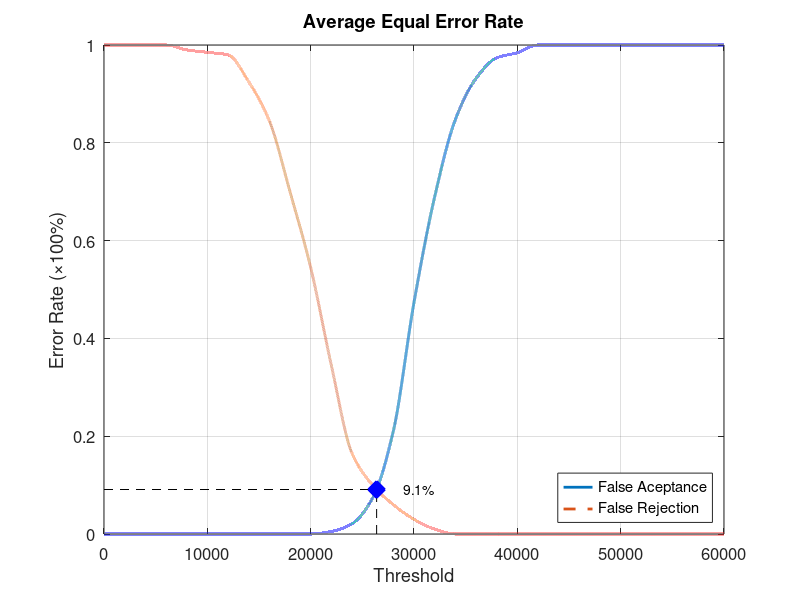
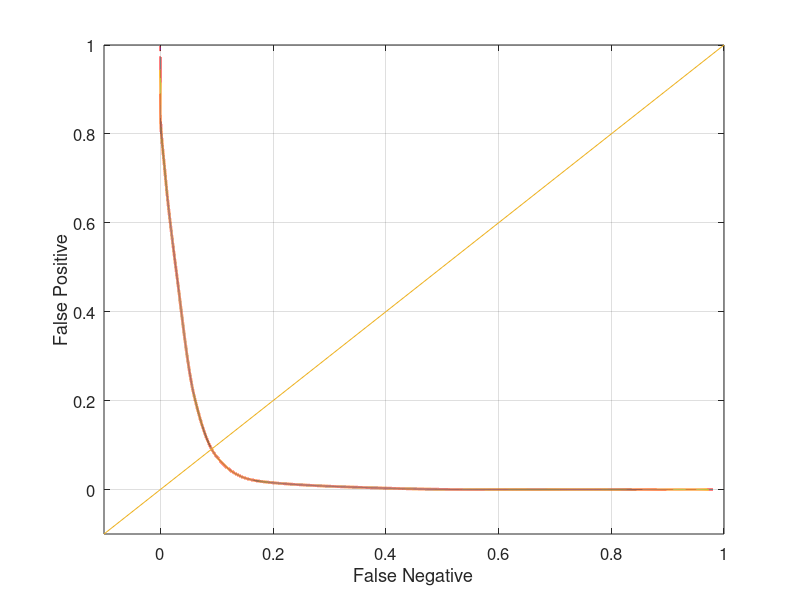

Recreate these plots in MATLAB, in order.
function yEER = Database2_1
close all;
clear;
clc;
x = 0:2000:60000;
xq = 0:0.5:60000;

y0 = [0 0 0 0 0 0 0 0 0 0 0 0.00526316 0.0210526 0.0736842 0.210526 0.473684 0.689474 0.847368 0.931579 0.973684 0.984211 1 1 1 1 1 1 1 1 1 1];
yy0 = interp1(x, y0, xq, 'pchip');
y1 = [1 1 1 1 0.99 0.985 0.98 0.925 0.845 0.7 0.545 0.345 0.165 0.1 0.06 0.03 0.01 0 0 0 0 0 0 0 0 0 0 0 0 0 0];
yy1 = interp1(x, y1, xq, 'pchip');

% Calculating EER: 
y2 = abs(y0 - y1);
find(y2 == min(y2))
yy2 = abs(yy0 - yy1);
xEER = find(yy2 == min(yy2));
xEERIndex = xq(xEER) % X-axis EER
yEER = yy0(xEER) % Y-axis EER

main = figure
plot(xq, yy0,'-','LineWidth', 2);	hold on
plot(xq, yy1,'--','LineWidth', 2);	hold on
plot([xEERIndex xEERIndex], [0 yEER], 'k--');	hold on
plot([0 xEERIndex], [yEER yEER], 'k--');	hold on
plot(xEERIndex, yEER, 'bx', 'LineWidth', 10);	hold on
text(xEERIndex + 10 * xEERIndex / 100, yEER, [num2str(round((10000 * yEER)) / 100) '%'])
legend('False Aceptance', 'False Rejection', 'Location', 'SouthEast')
xlabel('Threshold')
ylabel('Error Rate (\times100%)')
title('Average Equal Error Rate')
set(gca, 'FontSize', 12)
axis([0 60000 0 1])
grid on

print(main, 'Database2_1Main', '-dpng');
FNRxFPR = figure('Color', [1 1 1]);
plot(yy1, yy0, '-', yy1, yy0, 'LineWidth', 2);
hold on
y = -0.1:0.1:1
plot(y, y); 
set(gca, 'FontSize', 12)
xlabel('False Negative')
ylabel('False Positive')
axis([-0.1 1 -0.1 1])
set(gca, 'FontSize', 12)
grid on

print(FNRxFPR, 'Database2_1FNRxFPR','-dpng');
end
